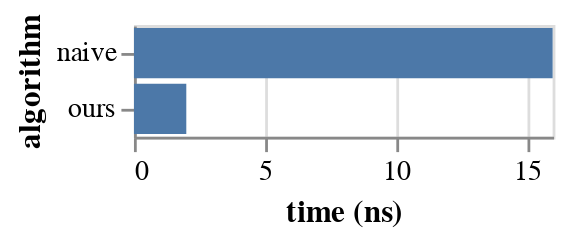

Source (notebook cell):
### Code cell
alt.Chart(data).mark_bar().encode(
    x = alt.X("time", axis = alt.Axis(title = "time (ns)")),
    y = "algorithm"
).properties(
    width = 150
)

### Figure 1 — Vega-Lite specification as saved in the notebook (floating-point values rounded to 4 significant figures)
{"config": {"view": {"continuousWidth": 400, "continuousHeight": 300}}, "data": {"name": "data-19c1621c20fe394a319bfb92111e14ac"}, "mark": "bar", "encoding": {"x": {"type": "quantitative", "axis": {"title": "time (ns)"}, "field": "time"}, "y": {"type": "nominal", "field": "algorithm"}}, "width": 150, "$schema": "https://vega.github.io/schema/vega-lite/v4.8.1.json", "datasets": {"data-19c1621c20fe394a319bfb92111e14ac": [{"algorithm": "naive", "time": 16}, {"algorithm": "ours", "time": 2}]}}
